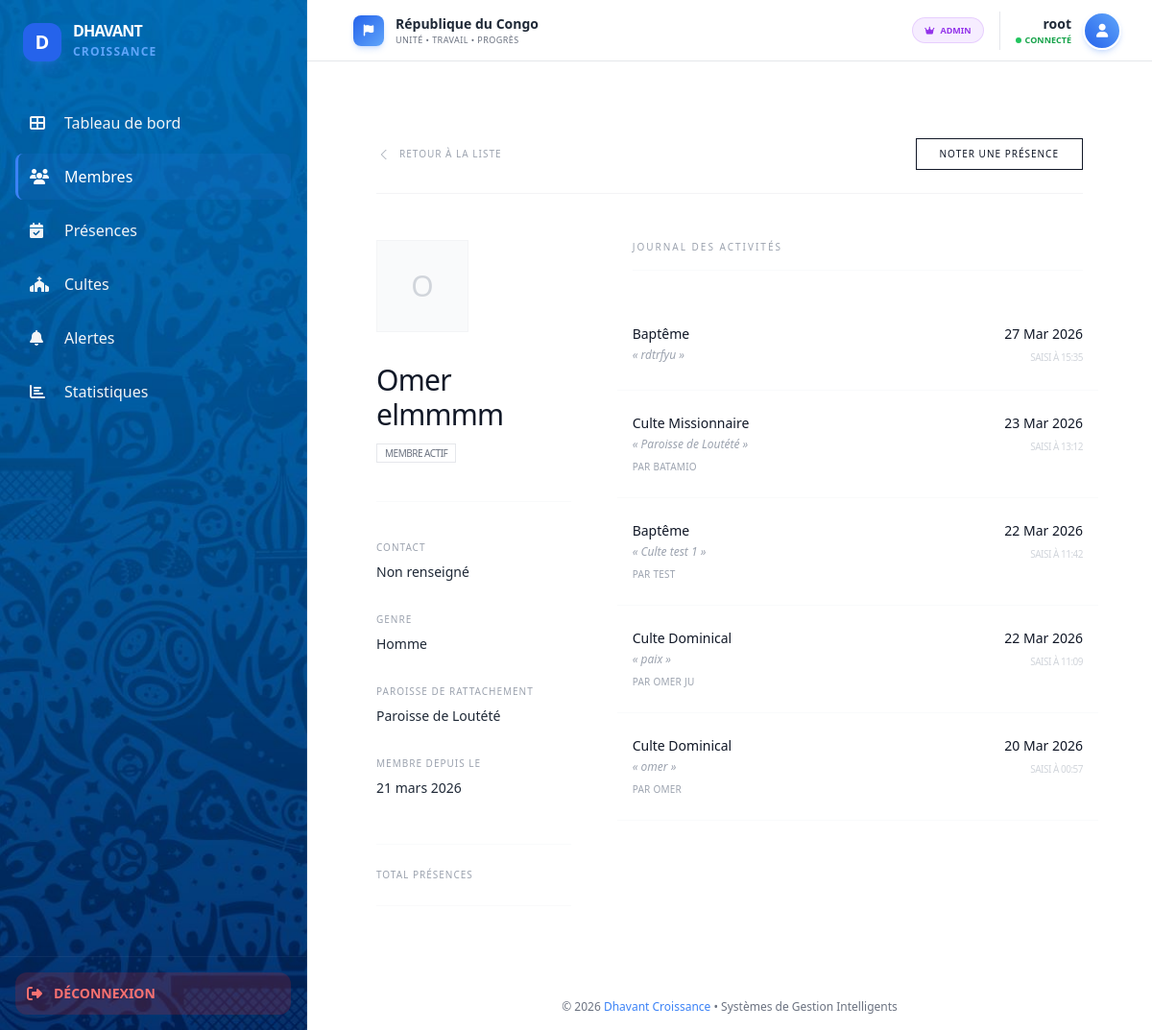
The app's page /members/3/ (signed in) with its own data.
### church/models.py (models this page shows, shortened)
class Member(models.Model):
    GENRE_CHOICES = [
        ('H', 'Homme'),
        ('F', 'Femme'),
        ('E', 'Enfant')
    ]
    STATUS_CHOICES = [
        ('VISITOR', 'Visiteur'),
        ('REGULAR', 'Membre Actif')
    ]
    first_name = models.CharField(max_length=100, verbose_name="Prénom")
    last_name = models.CharField(max_length=100, verbose_name="Nom")
    genre = models.CharField(max_length=1, choices=GENRE_CHOICES, verbose_name="Genre")
    phone = models.CharField(max_length=20, blank=True, null=True, verbose_name="Téléphone")
    church = models.ForeignKey(Church, on_delete=models.CASCADE, related_name='members')
    status = models.CharField(max_length=10, choices=STATUS_CHOICES, default='VISITOR', verbose_name="Statut")
    date_joined = models.DateField(auto_now_add=True, verbose_name="Date d'adhésion")
    class Meta:
        verbose_name = "🙏 Membre/Fidèle"
        verbose_name_plural = "🙏 Membres/Fidèles"
        ordering = ['church', 'last_name', 'first_name']
        indexes = [
            models.Index(fields=['church', 'status']),
            models.Index(fields=['status', 'genre']),
        ]

class Church(models.Model):
    name = models.CharField(max_length=200, verbose_name="Nom de l'Église")
    location = models.ForeignKey(Location, on_delete=models.CASCADE, related_name='churches')
    class Meta:
        verbose_name = "🏛️ Église Locale"
        verbose_name_plural = "🏛️ Églises Locales"
        ordering = ['location', 'name']

class Attendance(models.Model):
    culte_session = models.ForeignKey(CulteSession, on_delete=models.CASCADE, related_name='attendances', verbose_name="Session de culte")
    member = models.ForeignKey(Member, on_delete=models.CASCADE, related_name='history', verbose_name="Membre")
    recorded_at = models.DateTimeField(auto_now_add=True, verbose_name="Enregistré le")
    class Meta:
        verbose_name = "✅ Pointage/Présence"
        verbose_name_plural = "✅ Pointages/Présences"
        unique_together = ('culte_session', 'member')
        ordering = ['-recorded_at']
        indexes = [
            models.Index(fields=['culte_session', '-recorded_at']),
            models.Index(fields=['member', '-recorded_at']),
        ]

class CulteSession(models.Model):
    church = models.ForeignKey(Church, on_delete=models.CASCADE, related_name='cultes', verbose_name="Église")
    culte_type = models.ForeignKey(CulteType, on_delete=models.CASCADE, verbose_name="Type de culte")
    theme = models.CharField(max_length=255, verbose_name="Thème du message")
    date = models.DateTimeField(verbose_name="Date et Heure")
    officiant = models.CharField(max_length=200, blank=True, null=True, verbose_name="Officiant/Prédicateur")
    class Meta:
        verbose_name = "✝️ Session de Culte"
        verbose_name_plural = "✝️ Sessions de Culte"
        unique_together = ('church', 'culte_type', 'date')
        ordering = ['-date']
        indexes = [
            models.Index(fields=['church', '-date']),
            models.Index(fields=['date']),
        ]

class CulteType(models.Model):
    name = models.CharField(max_length=100, unique=True, verbose_name="Type de Culte")
    class Meta:
        verbose_name = "📖 Type de Culte"
        verbose_name_plural = "📖 Types de Cultes"
        ordering = ['name']

### church/views.py (the view)
# urls.py: path('members/<int:pk>/', views.member_detail, name='member_detail'),
@login_required(login_url='login')
def member_detail(request, pk):
    member = get_object_or_404(Member, pk=pk)
    attendances_qs = member.history.select_related('culte_session__culte_type').order_by('-recorded_at')
    from django.core.paginator import Paginator
    paginator = Paginator(attendances_qs, 10)  # 10 attendances per page
    page = request.GET.get('page', 1)
    attendances = paginator.get_page(page)
    context = {
        'member': member,
        'attendances': attendances,
        'page_obj': attendances,
        'is_paginated': paginator.num_pages > 1,
    }
    return render(request, 'church/member_detail.html', context)

### templates/church/member_detail.html (shortened to what this page needs)
{% extends 'base.html' %}
{% block content %}
<div class="max-w-7xl mx-auto px-4 sm:px-6 lg:px-8 py-10">
    <div class="flex justify-between items-center mb-12 border-b border-gray-100 pb-6">
        <a href="{% url 'member_list' %}" class="group flex items-center text-[10px] uppercase tracking-widest text-gray-400 hover:text-gray-900 transition-colors">
            <svg class="w-4 h-4 mr-2 transform group-hover:-translate-x-1 transition-transform" fill="none" stroke="currentColor" viewBox="0 0 24 24">
                <path stroke-linecap="round" stroke-linejoin="round" stroke-width="1.5" d="M15 19l-7-7 7-7"></path>
            </svg>
            Retour à la liste
        </a>
        <a href="{% url 'attendance_create' %}?search={{ member.last_name }}" class="px-6 py-2 border border-gray-900 text-[10px] uppercase tracking-widest font-medium text-gray-900 hover:bg-gray-900 hover:text-white transition-all">
            Noter une présence
        </a>
    </div>
    <div class="grid grid-cols-1 lg:grid-cols-12 gap-16">
        <div class="lg:col-span-4">
            <div class="sticky top-10">
                <div class="w-24 h-24 bg-gray-50 border border-gray-100 flex items-center justify-center mb-8">
                    <span class="text-3xl font-light text-gray-300">{{ member.first_name|first|upper }}</span>
                </div>
                <h1 class="text-3xl font-light tracking-tight text-gray-900 mb-2">
                    {{ member.first_name }} <span class="font-medium">{{ member.last_name }}</span>
                </h1>
                <div class="mb-10">
                    <span class="text-[10px] uppercase tracking-tighter px-2 py-0.5 border border-gray-200 text-gray-500 font-medium">
                        {{ member.get_status_display }}
                    </span>
                </div>
                <div class="space-y-8 border-t border-gray-50 pt-10">
                    <div>
                        <span class="block text-[10px] uppercase tracking-widest text-gray-400 mb-2">Contact</span>
                        <p class="text-sm text-gray-800 font-light">{{ member.phone|default:"Non renseigné" }}</p>
                    </div>
                    <div>
                        <span class="block text-[10px] uppercase tracking-widest text-gray-400 mb-2">Genre</span>
                        <p class="text-sm text-gray-800 font-light">{{ member.get_genre_display }}</p>
                    </div>
                    <div>
                        <span class="block text-[10px] uppercase tracking-widest text-gray-400 mb-2">Paroisse de rattachement</span>
                        <p class="text-sm text-gray-800 font-light">{{ member.church.name }}</p>
                    </div>
                    <div>
                        <span class="block text-[10px] uppercase tracking-widest text-gray-400 mb-2">Membre depuis le</span>
                        <p class="text-sm text-gray-800 font-light">{{ member.date_joined|date:"d F Y" }}</p>
                    </div>
                </div>
                <div class="mt-12 py-6 border-y border-gray-50 flex items-center justify-between">
                    <span class="text-[10px] uppercase tracking-widest text-gray-400">Total présences</span>
                </div>
            </div>
        </div>
        <div class="lg:col-span-8">
            <h2 class="text-[10px] uppercase tracking-[0.2em] text-gray-400 mb-8 pb-4 border-b border-gray-50">Journal des activités</h2>
            {% if attendances %}
            <div class="space-y-0">
                {% for attendance in attendances %}
                <div class="group py-6 flex items-start justify-between border-b border-gray-50 hover:bg-gray-50/30 transition-all px-4 -mx-4">
                    <div class="flex flex-col gap-1">
                        <span class="text-sm font-medium text-gray-900">
                            {{ attendance.culte_session.culte_type.name }}
                        </span>
                        <span class="text-xs text-gray-400 font-light italic">
                            « {{ attendance.culte_session.theme|default:"Sans thème spécifique" }} »
                        </span>
                        {% if attendance.culte_session.officiant %}
                        <span class="text-[10px] text-gray-400 mt-1 uppercase tracking-wide">Par {{ attendance.culte_session.officiant }}</span>
                        {% endif %}
                    </div>
                    <div class="text-right">
                        <span class="block text-sm text-gray-900 font-light">{{ attendance.culte_session.date|date:"d M Y" }}</span>
                        <span class="text-[10px] text-gray-300 uppercase tracking-tighter">Saisi à {{ attendance.recorded_at|date:"H:i" }}</span>
                    </div>
                </div>
                {% endfor %}
            </div>
            {% else %}
            <div class="py-20 border border-dashed border-gray-200 text-center">
                <p class="text-[11px] uppercase tracking-widest text-gray-300">Aucun enregistrement historique</p>
            </div>
            {% endif %}
        </div>
    </div>
</div>
{% endblock %}

### templates/base.html (shortened to what this page needs)
<!DOCTYPE html>
<html lang="fr" class="h-full">
<head>
    {% load static %}
    <script src="{% static 'js/tailwindcss.js' %}"></script>
    <link rel="stylesheet" href="{% static 'vendor/font-awesome/css/all.min.css' %}">
</head>
<body class="h-full overflow-hidden">
    <div class="flex h-full">
        <aside id="sidebar" class="sidebar fixed inset-y-0 left-0 z-50 w-80 sidebar-bg border-r border-white/10 lg:static lg:block">
            <div class="flex flex-col h-full">
                <div class="p-6">
                    <div class="flex items-center space-x-3">
                        <div class="w-10 h-10 bg-blue-600 rounded-xl flex items-center justify-center shadow-lg shadow-blue-500/30">
                            <span class="text-white font-bold text-xl">D</span>
                        </div>
                        <div>
                            <h1 class="text-white font-black tracking-tighter leading-none">DHAVANT</h1>
                            <span class="text-blue-400 text-xs font-bold tracking-widest uppercase">Croissance</span>
                        </div>
                    </div>
                </div>
                <nav class="flex-1 px-4 space-y-2 mt-4 overflow-y-auto">
                    {% if user.profile.role == 'ADMIN_CHURCH' %}
                    <a href="{% url 'home' %}" class="nav-link flex items-center p-3 text-gray-100 rounded-lg group {% if request.resolver_match.url_name == 'home' %}active{% endif %}">
                        <i class="fas fa-th-large w-6"></i>
                        <span class="ml-3 font-medium">Tableau de bord</span>
                    </a>
                    {% endif %}
                    <a href="{% url 'member_list' %}" class="nav-link flex items-center p-3 text-gray-100 rounded-lg group {% if 'member' in request.resolver_match.url_name %}active{% endif %}">
                        <i class="fas fa-users w-6"></i>
                        <span class="ml-3 font-medium">Membres</span>
                    </a>
                    <a href="{% url 'attendance_create' %}" class="nav-link flex items-center p-3 text-gray-100 rounded-lg group {% if 'attendance' in request.resolver_match.url_name %}active{% endif %}">
                        <i class="fas fa-calendar-check w-6"></i>
                        <span class="ml-3 font-medium">Présences</span>
                    </a>
                    {% if user.profile.role == 'ADMIN_CHURCH' %}
                    <a href="{% url 'culte_session_list' %}" class="nav-link flex items-center p-3 text-gray-100 rounded-lg group {% if 'culte_session' in request.resolver_match.url_name %}active{% endif %}">
                        <i class="fas fa-church w-6"></i>
                        <span class="ml-3 font-medium">Cultes</span>
                    </a>
                    {% endif %}
                    {% if user.profile.role == 'ADMIN_CHURCH' %}
                    <a href="{% url 'alerts_list' %}" class="nav-link flex items-center p-3 text-gray-100 rounded-lg group {% if 'alerts' in request.resolver_match.url_name %}active{% endif %}">
                        <i class="fas fa-bell w-6"></i>
                        <span class="ml-3 font-medium">Alertes</span>
                    </a>
                    <a href="{% url 'statistics' %}" class="nav-link flex items-center p-3 text-gray-100 rounded-lg group {% if 'statistics' in request.resolver_match.url_name %}active{% endif %}">
                        <i class="fas fa-chart-bar w-6"></i>
                        <span class="ml-3 font-medium">Statistiques</span>
                    </a>
                    {% endif %}
                </nav>
                <div class="p-4 border-t border-white/5">
                    <a href="{% url 'logout' %}" class="flex items-center p-3 w-full bg-red-600/20 text-red-400 rounded-xl hover:bg-red-600 hover:text-white transition group">
                        <i class="fas fa-sign-out-alt"></i>
                        <span class="ml-3 font-bold text-sm">DÉCONNEXION</span>
                    </a>
                </div>
            </div>
        </aside>
        <div class="flex-1 flex flex-col min-w-0 overflow-hidden">
            <header class="backdrop-blur-md bg-white/80 border-b border-gray-200 h-16 flex items-center justify-between px-4 lg:px-8">
                <div class="hidden lg:flex items-center gap-3 flex-1 px-4">
                    <div class="w-8 h-8 bg-gradient-to-br from-blue-600 to-blue-400 rounded-lg flex items-center justify-center shadow-md shadow-blue-500/20">
                        <i class="fas fa-flag text-white text-xs"></i>
                    </div>
                    <div>
                        <h2 class="text-sm font-bold text-gray-800">République du Congo</h2>
                        <p class="text-[9px] text-gray-500 uppercase tracking-wider">Unité • Travail • Progrès</p>
                    </div>
                </div>
                <div class="flex items-center gap-2 lg:gap-4">
                    <div class="hidden md:inline-flex">
                        {% if user.profile.role == 'ADMIN_CHURCH' %}
                        <span class="px-3 py-1.5 text-[9px] font-bold uppercase rounded-full bg-purple-500/10 text-purple-600 border border-purple-500/20 flex items-center gap-1.5">
                            <i class="fas fa-crown"></i>
                            <span>Admin</span>
                        </span>
                        {% else %}
                        <span class="px-3 py-1.5 text-[9px] font-bold uppercase rounded-full bg-green-500/10 text-green-600 border border-green-500/20 flex items-center gap-1.5">
                            <i class="fas fa-user"></i>
                            <span>Agent</span>
                        </span>
                        {% endif %}
                    </div>
                    <div class="hidden sm:flex items-center gap-3 pl-4 border-l border-gray-200">
                        <div class="text-right">
                            <p class="text-sm font-bold text-gray-800">{{ user.username }}</p>
                            <p class="text-[9px] text-green-600 uppercase font-semibold flex items-center gap-1 justify-end">
                                <span class="w-1.5 h-1.5 bg-green-500 rounded-full animate-pulse"></span>
                                Connecté
                            </p>
                        </div>
                        <div class="w-10 h-10 rounded-full bg-gradient-to-tr from-blue-600 to-blue-400 border-2 border-white shadow-md shadow-blue-500/20 flex items-center justify-center cursor-pointer hover:scale-105 transition-transform">
                            <i class="fas fa-user text-white text-sm"></i>
                        </div>
                    </div>
                </div>
            </header>
            <main class="flex-1 overflow-y-auto p-6 lg:p-10">
                <div class="max-w-7xl mx-auto">
                    {% block content %}{% endblock %}
                </div>
            </main>
            <footer class="bg-white border-t border-white/5 py-4 px-10 text-center">
                <p class="text-xs text-gray-500 font-medium">
                    © 2026 <span class="text-blue-500">Dhavant Croissance</span> • Systèmes de Gestion Intelligents
                </p>
            </footer>
        </div>
    </div>
</body>
</html>

### records on screen
Member: first_name|first "O", first_name "Omer", last_name "elmmmm", status "MEMBRE ACTIF", phone "Non renseigné", genre "Homme", church.name "Paroisse de Loutété", date_joined "21 mars 2026"
Attendance: culte_session.culte_type.name "Baptême", culte_session.theme "rdtrfyu", culte_session "27 Mar 2026", recorded_at "15:35"
Attendance: culte_session.culte_type.name "Culte Missionnaire", culte_session.theme "Paroisse de Loutété", culte_session.officiant "BATAMIO", culte_session "23 Mar 2026", recorded_at "13:12"
Attendance: culte_session.culte_type.name "Baptême", culte_session.theme "Culte test 1", culte_session.officiant "TEST", culte_session "22 Mar 2026", recorded_at "11:42"
Attendance: culte_session.culte_type.name "Culte Dominical", culte_session.theme "paix", culte_session.officiant "OMER JU", culte_session "22 Mar 2026", recorded_at "11:09"
Attendance: culte_session.culte_type.name "Culte Dominical", culte_session.theme "omer", culte_session.officiant "OMER", culte_session "20 Mar 2026", recorded_at "00:57"

### other values on screen
{{ user.username }} "root"
